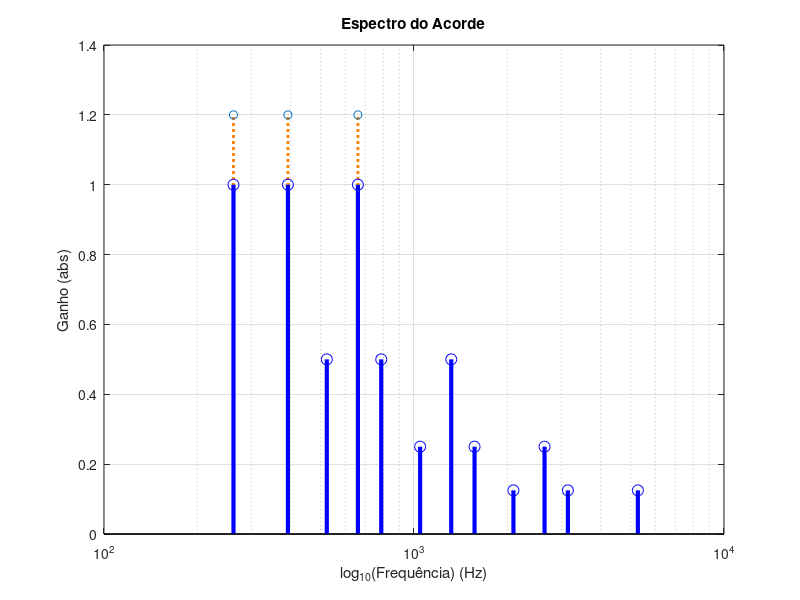

Here is the MATLAB script that generated this plot: (Note: this script raises an error after producing the figure.)
% Programa para sintetizar um acorde do tipo aberto, maior, formado pela combinação
% das notas: Dó (oitava superior) + Mi (oitava inferior) + Sol (oitava superior):
%
% Mi = 164,81 Hz (~~E3~~ <-- E2); --> ou: E3 = 329.627533 Hz;
% Dó = 261,63 Hz (~~C4~~ <-- C3); --> ou: C4 = 523.251099 Hz;
% Sol= 392,00 Hz (~~G4~~ <-- C3). --> ou: G4 = 783.990845 Hz.
%
% Obs: amplitudes unitárias e defasagens nulas
%
% Versão #2:
% 
% Acrescenta harmônicas com decaimento logarítmico: 
% -20 db/década, ou 6 dB/oitava (10^(-6/20) = 0.50119/oitava)
% a partir da freq. superior à maior freq, das notas originais

% Fernando Passold, em 18/05/2026

clear all
clc % limpa janela de comandos

t_fim=7; % tempo de execução em segundos
% f=[164.81  261.63  392.00]; % freq's das notas: E3, C4 e G4
disp('Frequências originais das notas:')
f=[659.26  261.63  392.00] % freq's das notas: E4, C4 e G4
G=[1 1 1]; % amplitudes de cada nota
qtdade_freqs_originais = length(f);

% Gerando harmônicas extras:
% Amplitudes das harmônicas cai de forma logarítmica, 
% -20 db/década, ou 6 dB/oitava (10^(-6/20) = 0.50119/oitava)
% mas a partir da freq. superior à maior freq, das notas originais
fim = length(f);
har = 3; % quantidade de harmônicas extras
cont = fim;
for h = 1:har
    for componente = 1:fim
        cont = cont + 1;
        f(cont) = f(cont-fim)*2;
        G(cont) = G(cont-fim)*0.5;
    end
end
disp('Total frequências sintetizadas:')
cont
disp('Frequências x Ganhos')
[f' G']

% Gráfico do espectro do sinal
figure;
% plotanto linhas guias dos espectros originais
stem( f(1:qtdade_freqs_originais), G(1:qtdade_freqs_originais)*1.2, ':', 'Color', [1, 0.5, 0], 'LineWidth', 2);
hold on
% sobrepondo todas linhas do espectro
stem(f, G, 'b-', 'LineWidth', 3, 'MarkerSize', 8) % mas escala freq é linear
set(gca, 'XScale', 'log'); % Transforma o eixo X em logarítmico
grid on
title("Espectro do Acorde")
xlabel("log_{10}(Frequência) (Hz)");
ylabel("Ganho (abs)")

% monta string da legenda
% >> legenda=["1"; "22"; "333"]
% legenda = 
%  3×1 string array
%    "1"
%    "22"
%    "333"
% >>size(legenda)
% ans =
%     3     1
% >> legenda(2)
% ans = 
%    "22"
for freq = 1:length(f)
    msg1 = num2str( freq ); % transforma valor em string
    msg2 = num2str( f(freq) ); % transforma valor em string
    msg3 = ['f(', msg1, ') = ', msg2, ' Hz']; % 'f(1) = 659.26 Hz'
    legenda(freq) = string(msg3); % transforma cada pedaço numa string
end
legenda(freq+1)="Composição Final";
% legenda % apenas para verificação

fs=48E3; % freq. de amostragem
T=1/fs;
disp('Quantidade de pontos (amostras) geradas:')
pontos=t_fim/T % quantidade de pontos que serão gerados
y=zeros(pontos, length(f)+1); % gera um vetor de 240.000 pontos
% t=[0:T:t_fim]; % gera matriz 1 x 240001
t=[0:T:t_fim-T];
t=t'; % matriz de 240000 x 1

% y1=1*sin(2*pi*f*t+defasagem);
% y[]=1*sin(2*pi*f(1, k)*t);
% y=y1+y2+y3;
for tt = 1:length(t)
    for freq = 1:length(f)
        % y(tt, 1) = y(tt, 1) + 1*sin(2*pi*f(1, freq));
        y(tt, freq) = G(freq)*sin(2*pi*f(1, freq)*t(tt,1) ); % amplitude para cada nota no instante t
        y(tt, length(f)+1) = y(tt, length(f)+1) + y(tt, freq); % somar amplitudes das nota em cada instante t
    end
end

% Plotando as formas de onda
menor_freq=min(f);
intervalo_tempo=6*(1/menor_freq); % motrando 6 ciclos da menor freq
amostras=round(intervalo_tempo/T);
figure;
plot( t(1:amostras,1), y(1:amostras, 1));
hold on
for freq = 2:length(f)+1
    if freq < length(f)+1
        plot( t(1:amostras, 1), y(1:amostras, freq));
    else
        plot( t(1:amostras, 1), y(1:amostras, freq), 'LineWidth', 3);
    end
end
legend(legenda);
title("Síntese do Acorde")
xlim([0 intervalo_tempo]);

% Normalizando ampitude do sinal para faixa [-1 1]
disp('Picos de amplitudes sinal composto:')
maximo=max(y(:, length(f)+1)) %*1.1 % 10% a mais
minimo=min(y(:, length(f)+1)) % *1.1
if maximo > abs(minimo)
    maximo = maximo;
else
    maximo = abs(minimo);
end
yy=y(:, length(f)+1)*(1/maximo);

% Aplicando decaimento 
% ganho(t) = exp(=t/tau)
% ts = 4*tau
% ts = t_fim
disp('Constante de decaimento:')
tau = t_fim/5
for tt = 1:length(t)
    y1(tt) = exp(-t(tt,1)/tau);
    y2(tt) = -y1(tt);
    yy(tt) = yy(tt)*exp(-t(tt,1)/tau);
end
figure; % nova figura
plot(t,y1,'k--', t,y2,'k--', t,yy,'b-')
title("Sinal com Decaimento");
ylim([-1 1]);

sound(yy, fs)
disp('Se quiser ouvir novamente, digite:')
disp('  sound(yy,fs)')
